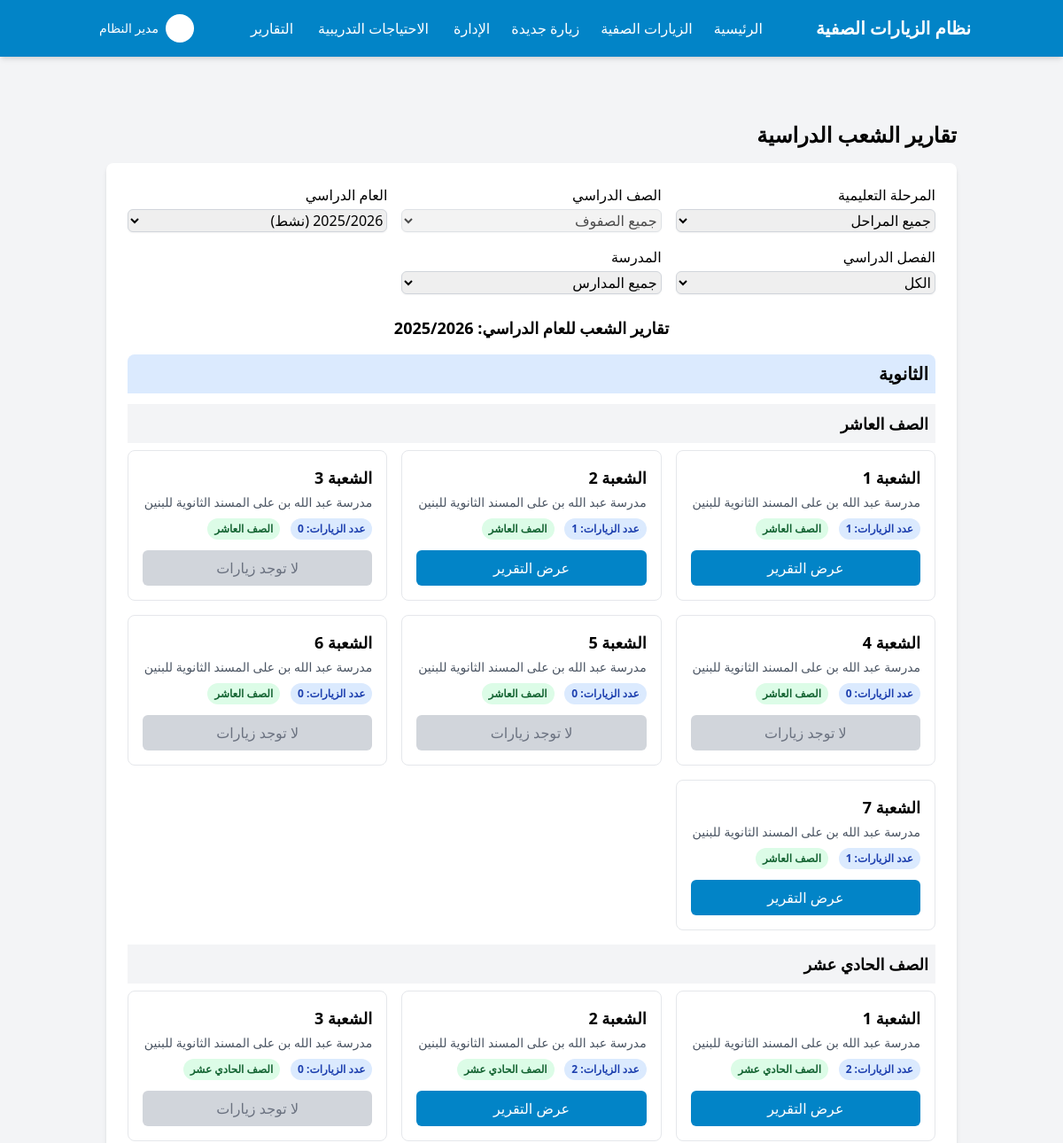
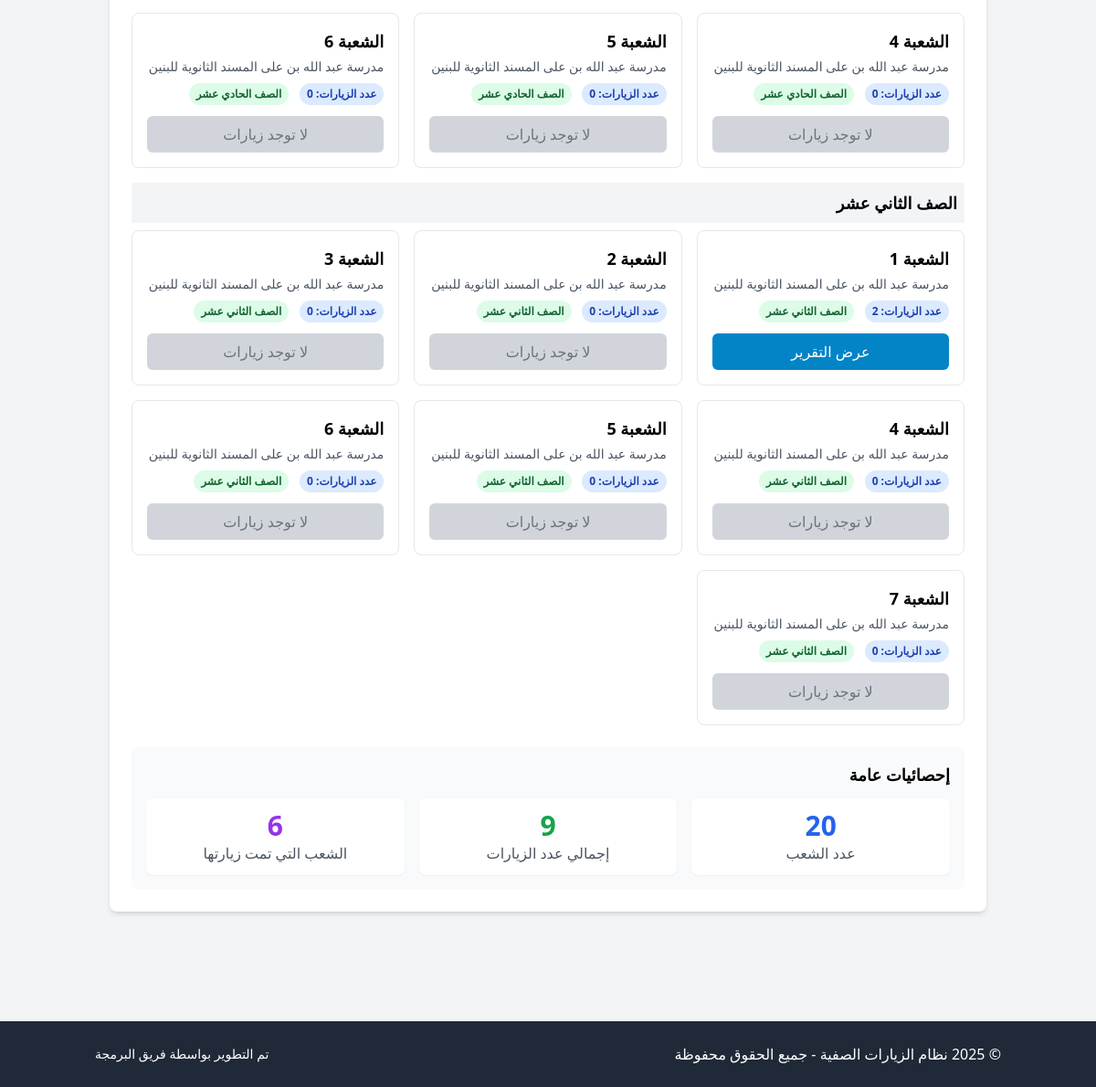
Before: /sections_reports.php (signed in) with the older database file (2 pictures, top to bottom).
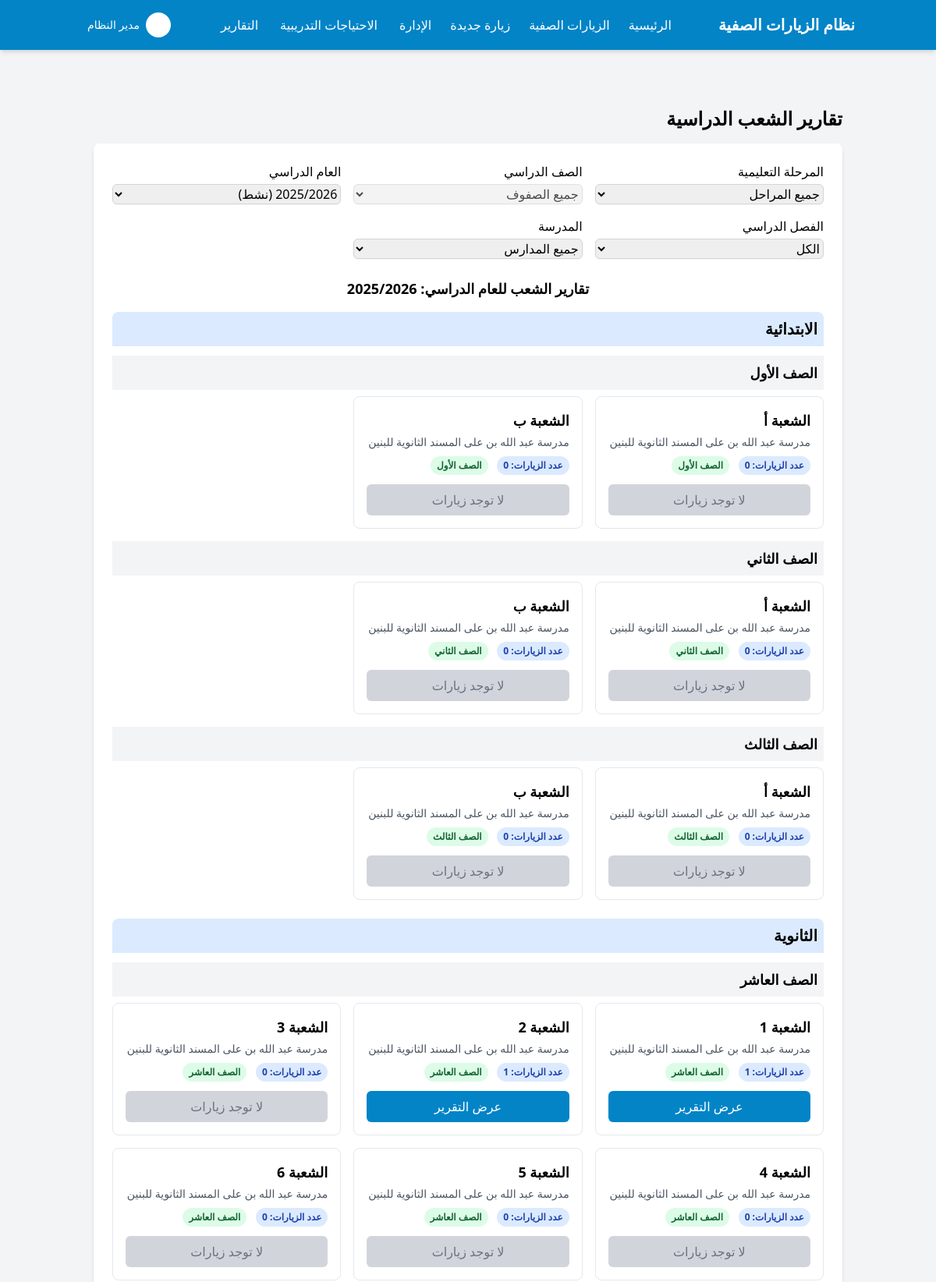
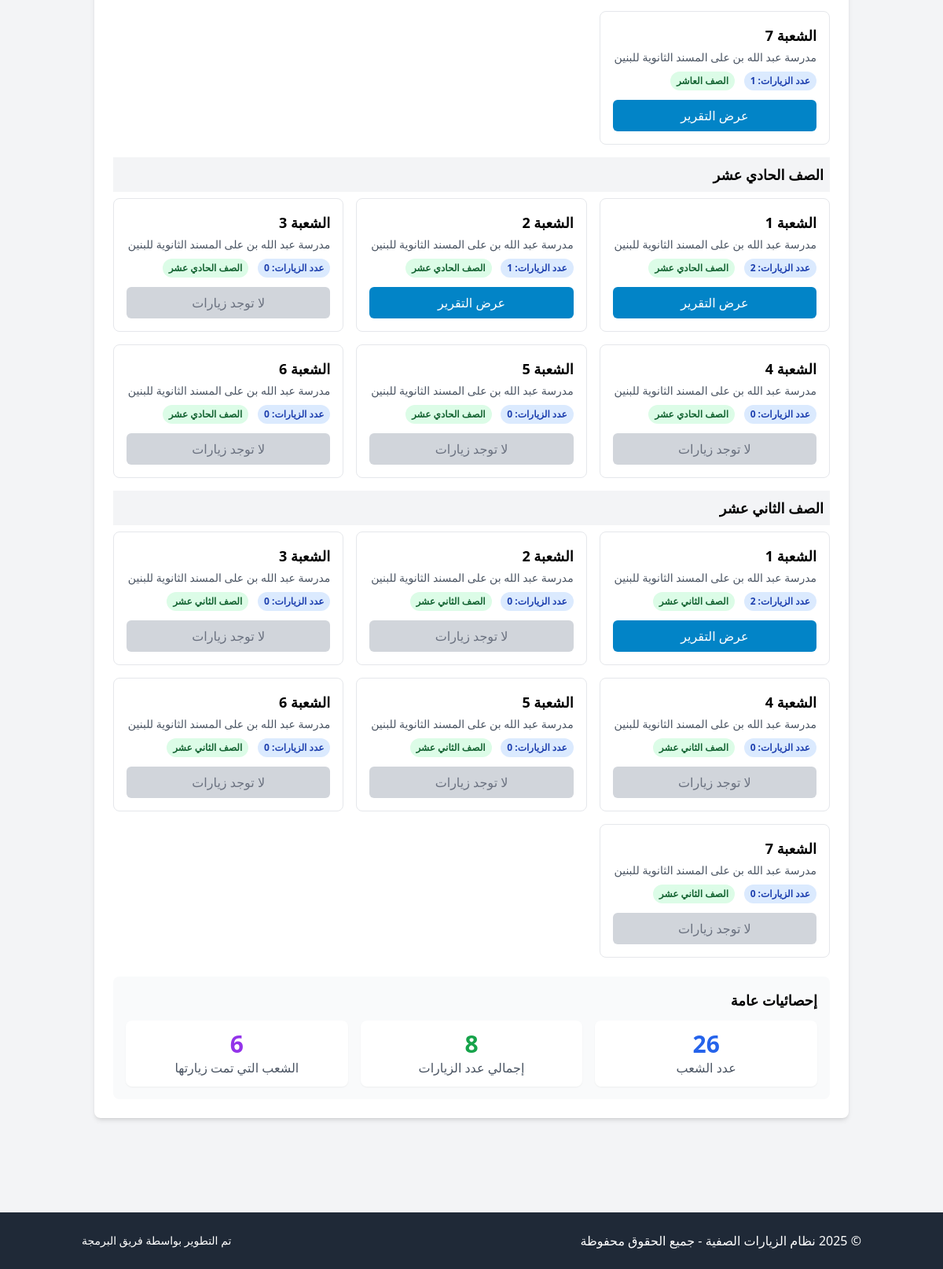
After: the same page with the newer database file (2 pictures, top to bottom).
### tables this page shows
CREATE TABLE `sections` (
  `id` int NOT NULL,
  `name` varchar(255) NOT NULL,
  `grade_id` int NOT NULL,
  `school_id` int NOT NULL,
  `created_at` timestamp NULL DEFAULT CURRENT_TIMESTAMP,
  `updated_at` timestamp NULL DEFAULT CURRENT_TIMESTAMP ON UPDATE CURRENT_TIMESTAMP
);

CREATE TABLE `schools` (
  `id` int NOT NULL,
  `name` varchar(255) NOT NULL,
  `phone` varchar(20) DEFAULT NULL,
  `created_at` timestamp NULL DEFAULT CURRENT_TIMESTAMP,
  `updated_at` timestamp NULL DEFAULT CURRENT_TIMESTAMP ON UPDATE CURRENT_TIMESTAMP,
  `school_code` varchar(20) DEFAULT NULL,
  `email` varchar(255) DEFAULT NULL,
  `address` text,
  `logo` varchar(255) DEFAULT NULL
);

### includes/db_connection.php (called while the page is built, shortened)
<?php
$dsn = "mysql:host=" . DB_HOST . ";dbname=" . DB_NAME . ";charset=" . DB_CHARSET;
$options = [
    PDO::ATTR_ERRMODE            => PDO::ERRMODE_EXCEPTION,
    PDO::ATTR_DEFAULT_FETCH_MODE => PDO::FETCH_ASSOC,
    PDO::ATTR_EMULATE_PREPARES   => false,
];
try {
    $pdo = new PDO($dsn, DB_USER, DB_PASS, $options);
    $pdo->exec("SET NAMES utf8mb4");
    $pdo->exec("SET CHARACTER SET utf8mb4");
    $pdo->exec("SET collation_connection = utf8mb4_unicode_ci");
} catch (PDOException $e) {
    die("فشل الاتصال بقاعدة البيانات: " . $e->getMessage());
}
function query($sql, $params = []) {
    global $pdo;
    $stmt = $pdo->prepare($sql);
    $stmt->execute($params);
    return $stmt->fetchAll();
}
function query_row($sql, $params = []) {
    global $pdo;
    $stmt = $pdo->prepare($sql);
    $stmt->execute($params);
    return $stmt->fetch();
}

### includes/functions.php (called while the page is built, shortened)
<?php
function get_active_academic_year() {
    return query_row("SELECT * FROM academic_years WHERE is_active = 1 LIMIT 1");
}

### sections_reports.php (the view, shortened to what the changed rows need)
<?php
require_once 'includes/db_connection.php';
require_once 'includes/functions.php';
require_once 'includes/header.php';
$level_id = isset($_GET['level_id']) ? (int)$_GET['level_id'] : 0;
$grade_id = isset($_GET['grade_id']) ? (int)$_GET['grade_id'] : 0;
$academic_year_id = isset($_GET['academic_year_id']) ? (int)$_GET['academic_year_id'] : 0;
$school_id = isset($_GET['school_id']) ? (int)$_GET['school_id'] : 0;
$academic_year_name = '';
if (!$academic_year_id) {
    $active_year = get_active_academic_year();
    $academic_year_id = $active_year ? $active_year['id'] : 0;
    $academic_year_name = $active_year ? $active_year['name'] : '';
} else {
    $year = query_row("SELECT name, first_term_start, first_term_end, second_term_start, second_term_end FROM academic_years WHERE id = ?", [$academic_year_id]);
    $academic_year_name = $year ? $year['name'] : '';
}
$date_filter = "";
$sql = "
    SELECT
        s.id AS section_id,
        s.name AS section_name,
        g.id AS grade_id,
        g.name AS grade_name,
        e.id AS level_id,
        e.name AS level_name,
        sch.id AS school_id,
        sch.name AS school_name,
        (SELECT COUNT(DISTINCT v.id)
         FROM visits v
         " . ($is_coordinator ? "JOIN teachers t ON v.teacher_id = t.id JOIN teacher_subjects ts ON t.id = ts.teacher_id AND ts.subject_id = ?" : "") . "
         WHERE v.section_id = s.id
         AND v.grade_id = g.id
         " . ($academic_year_id > 0 ? " AND v.academic_year_id = ?" : "") . "
         " . ($school_id > 0 ? " AND v.school_id = ?" : "") . "
         " . $date_filter . "
        ) AS visits_count
    FROM
        sections s
    JOIN
        grades g ON s.grade_id = g.id
    JOIN
        educational_levels e ON g.level_id = e.id
    JOIN
        schools sch ON s.school_id = sch.id
    WHERE
        1=1
        " . ($is_coordinator ? " AND sch.id = ?" : "") . "
        " . ($level_id > 0 ? " AND e.id = ?" : "") . "
        " . ($grade_id > 0 ? " AND g.id = ?" : "") . "
        " . ($school_id > 0 ? " AND sch.id = ?" : "") . "
    ORDER BY
        e.id, g.id, s.name
";
$query_params = [];
if ($academic_year_id > 0) {
    $query_params[] = $academic_year_id;
}
$sections = query($sql, $query_params);
$organized_sections = [];
$current_level = '';
$current_grade = '';
foreach ($sections as $section) {
    if ($section['level_name'] != $current_level) {
        $current_level = $section['level_name'];
        $organized_sections[$current_level] = [];
    }
    if ($section['grade_name'] != $current_grade || $current_grade != $section['grade_name']) {
        $current_grade = $section['grade_name'];
        $organized_sections[$current_level][$current_grade] = [];
    }
    $organized_sections[$current_level][$current_grade][] = $section;
}
?>
<div class="container mx-auto py-6 px-4">
    <h1 class="text-2xl font-bold mb-4">تقارير الشعب الدراسية</h1>
    <div class="bg-white rounded-lg shadow-md p-6 mb-6">
        <?php if (empty($sections)): ?>
            <div class="bg-yellow-100 border-yellow-400 text-yellow-700 px-4 py-3 rounded relative mb-4 border-r-4">
                لا توجد شعب دراسية متاحة ضمن المعايير المحددة. يرجى تعديل معايير التصفية.
            </div>
        <?php else: ?>
            <div class="mb-4 text-center text-lg font-semibold">
                <span>
                    تقارير الشعب
                    <?php if ($academic_year_id > 0): ?>
                        للعام الدراسي: <?= htmlspecialchars($academic_year_name) ?>
                    <?php endif; ?>
                </span>
            </div>
            <?php foreach ($organized_sections as $level_name => $level_grades): ?>
                <div class="mb-6">
                    <h2 class="text-xl font-bold mb-3 bg-blue-100 p-2 rounded-t-lg">
                        <?= htmlspecialchars($level_name) ?>
                    </h2>
                    <?php foreach ($level_grades as $grade_name => $grade_sections): ?>
                        <div class="mb-4">
                            <h3 class="text-lg font-semibold mb-2 bg-gray-100 p-2">
                                <?= htmlspecialchars($grade_name) ?>
                            </h3>
                            <div class="grid grid-cols-1 md:grid-cols-2 lg:grid-cols-3 gap-4">
                                <?php foreach ($grade_sections as $section): ?>
                                    <div class="border rounded-lg overflow-hidden hover:shadow-md bg-white">
                                        <div class="p-4">
                                            <div class="font-bold text-lg mb-1">
                                                الشعبة <?= htmlspecialchars($section['section_name']) ?>
                                            </div>
                                            <div class="text-sm text-gray-600 mb-2">
                                                <?= htmlspecialchars($section['school_name']) ?>
                                            </div>
                                            <div class="text-sm mb-3">
                                                <span class="inline-block bg-blue-100 text-blue-800 rounded-full px-2 py-1 text-xs font-semibold ml-2">
                                                    عدد الزيارات: <?= $section['visits_count'] ?>
                                                </span>
                                                <span class="inline-block bg-green-100 text-green-800 rounded-full px-2 py-1 text-xs font-semibold">
                                                    <?= htmlspecialchars($grade_name) ?>
                                                </span>
                                            </div>
                                            <?php if ($section['visits_count'] > 0): ?>
                                                <a href="section_report.php?grade_id=<?= $section['grade_id'] ?>&section_id=<?= $section['section_id'] ?>&academic_year_id=<?= $academic_year_id ?>" class="block w-full bg-primary-600 text-white text-center py-2 rounded-md hover:bg-primary-700 transition-colors">
                                                    عرض التقرير
                                                </a>
                                            <?php else: ?>
                                                <button disabled class="block w-full bg-gray-300 text-gray-500 cursor-not-allowed text-center py-2 rounded-md">
                                                    لا توجد زيارات
                                                </button>
                                            <?php endif; ?>
                                        </div>
                                    </div>
                                <?php endforeach; ?>
                            </div>
                        </div>
                    <?php endforeach; ?>
                </div>
            <?php endforeach; ?>
            <div class="bg-gray-50 p-4 rounded-lg mt-6">
                <h3 class="text-lg font-semibold mb-3">إحصائيات عامة</h3>
                <div class="grid grid-cols-1 md:grid-cols-3 gap-4 text-center">
                    <div class="bg-white p-3 rounded-lg shadow-sm">
                        <div class="text-3xl font-bold text-blue-600"><?= count($sections) ?></div>
                        <div class="text-gray-600">عدد الشعب</div>
                    </div>
                    <div class="bg-white p-3 rounded-lg shadow-sm">
                        <div class="text-3xl font-bold text-green-600">
                            <?= array_sum(array_column($sections, 'visits_count')) ?>
                        </div>
                        <div class="text-gray-600">إجمالي عدد الزيارات</div>
                    </div>
                    <div class="bg-white p-3 rounded-lg shadow-sm">
                        <div class="text-3xl font-bold text-purple-600">
                            <?= count(array_filter($sections, function($s) { return $s['visits_count'] > 0; })) ?>
                        </div>
                        <div class="text-gray-600">الشعب التي تمت زيارتها</div>
                    </div>
                </div>
            </div>
        <?php endif; ?>
    </div>
</div>
<?php require_once 'includes/footer.php'; ?>

Changed rows visible on the page:
added sections: name "أ", school.name "مدرسة عبد الله بن على المسند الثانوية للبنين", visits_count "0", grade_name "الصف الأول", shows "لا توجد زيارات"
added sections: name "ب", school.name "مدرسة عبد الله بن على المسند الثانوية للبنين", visits_count "0", grade_name "الصف الأول", shows "لا توجد زيارات"
added sections: name "أ", school.name "مدرسة عبد الله بن على المسند الثانوية للبنين", visits_count "0", grade_name "الصف الثاني", shows "لا توجد زيارات"
added sections: name "ب", school.name "مدرسة عبد الله بن على المسند الثانوية للبنين", visits_count "0", grade_name "الصف الثاني", shows "لا توجد زيارات"
added sections: name "أ", school.name "مدرسة عبد الله بن على المسند الثانوية للبنين", visits_count "0", grade_name "الصف الثالث", shows "لا توجد زيارات"
added sections: name "ب", school.name "مدرسة عبد الله بن على المسند الثانوية للبنين", visits_count "0", grade_name "الصف الثالث", shows "لا توجد زيارات"
computed for sections (number 15 of 26 on the later page): visits_count "2" → "1"
Other visible differences:
count($sections): "20" → "26"
array_sum(array_column($sections, 'visits_count')): "9" → "8"
new list line: "الابتدائية الصف الأول الصف الثاني الصف الثالث"
